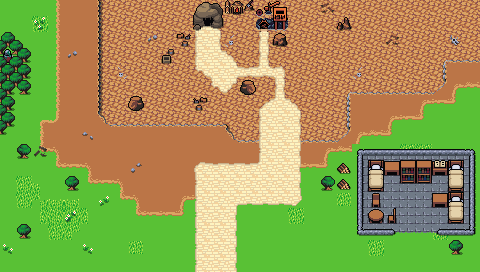

A level layout from a 2D game, rendered from its tile map. Below: a short description, then the map file with tile-grid data replaced by summaries:
An orthogonal 30x17 tile map with 16x16 px tiles, 5 tile layers (Background, Ground, Clutter, Foreground, ...), 3 tilesets and 9 objects (67).

<map version="1.10" tiledversion="1.10.1" orientation="orthogonal" renderorder="right-down" width="30" height="17" tilewidth="16" tileheight="16" infinite="0" nextlayerid="9" nextobjectid="68">
 <editorsettings>
  <export target="wastetown..tmx" format="tmx" />
 </editorsettings>
 <properties>
  <property name="preventEscape" type="bool" value="true" />
 </properties>
 <tileset firstgid="1" source="../../../../common/maps/tileset/main.tsx" />
 <tileset firstgid="10113" source="../../../../common/maps/tileset/buildings.tsx" />
 <tileset firstgid="11905" source="../../../../common/maps/tileset/main-nocollide.tsx" />
 <layer id="1" name="Background" width="30" height="17">
  <data>[510 cells, 0 non-empty, 0 distinct tile ids]</data>
 </layer>
 <layer id="2" name="Ground" width="30" height="17">
  <data>[510 cells, 502 non-empty, 18 distinct tile ids]</data>
 </layer>
 <layer id="6" name="Clutter" width="30" height="17">
  <data>[510 cells, 220 non-empty, 53 distinct tile ids]</data>
 </layer>
 <layer id="3" name="Foreground" width="30" height="17">
  <properties>
   <property name="spriteLayer" type="bool" value="true" />
  </properties>
  <data>[510 cells, 149 non-empty, 62 distinct tile ids]</data>
 </layer>
 <layer id="8" name="Test" width="30" height="17">
  <data>[510 cells, 2 non-empty, 1 distinct tile ids]</data>
 </layer>
 <objectgroup id="4" name="Objects">
  <object id="38" template="../../../../common/maps/obj/entry_up.tx" x="196" y="272" width="40" height="16" />
  <object id="60" template="../../../../common/maps/obj/entry_down.tx" x="192" y="34.25" width="32" height="16">
   <properties>
    <property name="teleport" value="../Shandalar Old Border/maps/map/main_story_explore/dig_site_1.tmx" />
    <property name="teleportObjectId" value="38" />
   </properties>
  </object>
  <object id="61" template="../../../../common/maps/obj/enemy.tx" x="408" y="209">
   <properties>
    <property name="dialog">[
{
   "text": "I was just here to pick up some pieces of old machinery. I didn't expect them to try to pick ME up. But at least it wasn't snakes this time...",
   "options": [{
      "name": "(Continue)"}]
}
]</property>
    <property name="enemy" value="Archaeologist" />
   </properties>
  </object>
  <object id="62" template="../../../../common/maps/obj/collision.tx" x="-16" y="-16" width="16" height="304" />
  <object id="63" template="../../../../common/maps/obj/collision.tx" x="0" y="-16" width="480" height="16" />
  <object id="64" template="../../../../common/maps/obj/collision.tx" x="0" y="272" width="480" height="16" />
  <object id="65" template="../../../../common/maps/obj/collision.tx" x="480" y="-16" width="16" height="304" />
  <object id="66" template="../../../../common/maps/obj/enemy.tx" x="200" y="57">
   <properties>
    <property name="enemy" value="Construct" />
    <property name="threatRange" type="int" value="50" />
    <property name="waypoints" value="67" />
   </properties>
  </object>
  <object id="67" template="../../../../common/maps/obj/waypoint.tx" name="67" x="200" y="56" />
 </objectgroup>
</map>
